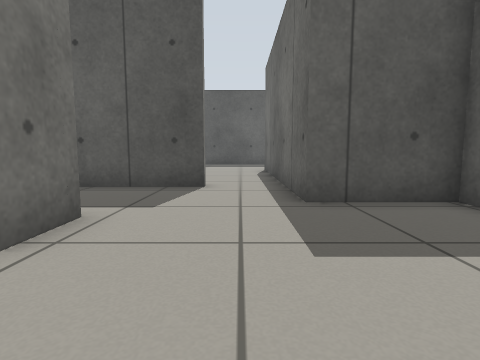
[1] (above)

24 first-person views from a walk through a robot-simulator world made for Gazebo. The camera is 0.5 m above the floor, tilts 6° down and sees 80° across. The floor is counted in squares, 0.5 m on a side. Each view is taken from the middle of a square. On the plan, view 1 faces up. The plan holds only what a view shows up to about 11 squares ahead; the rest is blank.

[2]
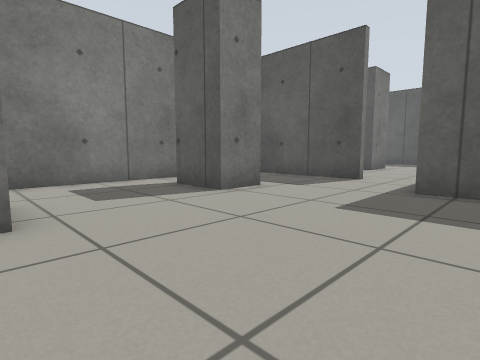

[3]
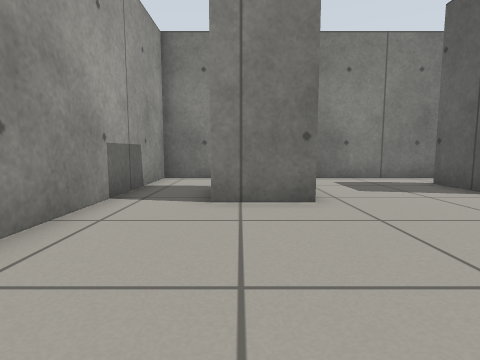

[4]
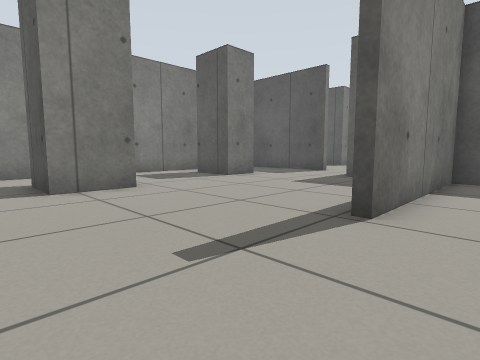

[5]
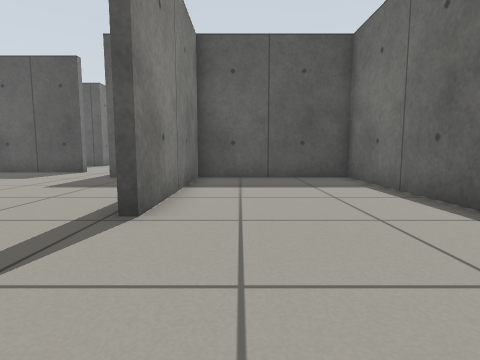

[6]
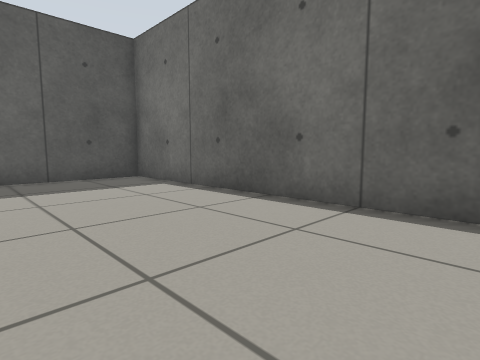

[7]
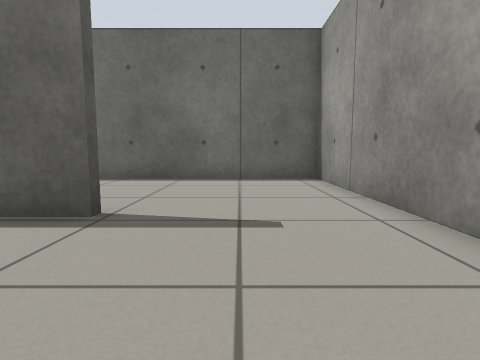

[8]
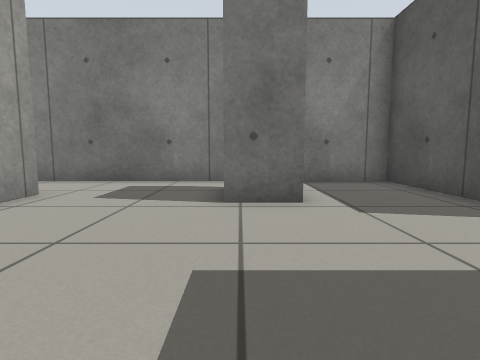

[9]
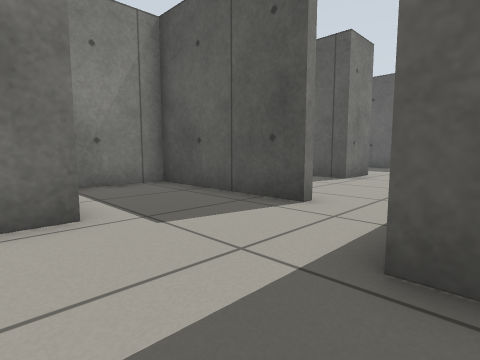

[10]
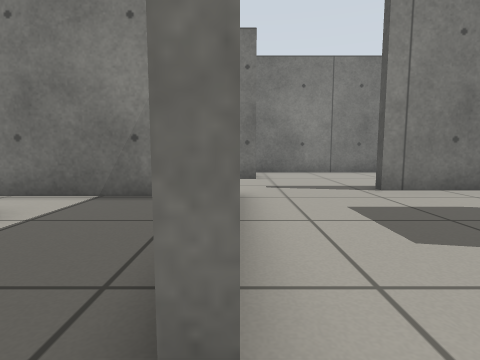

[11]
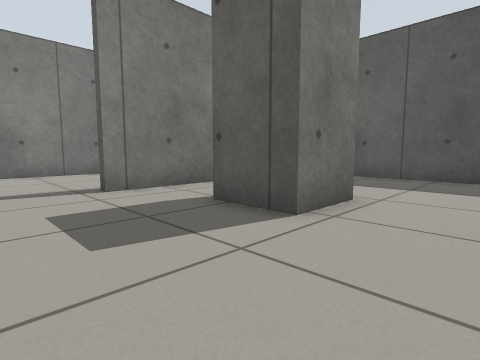

[12]
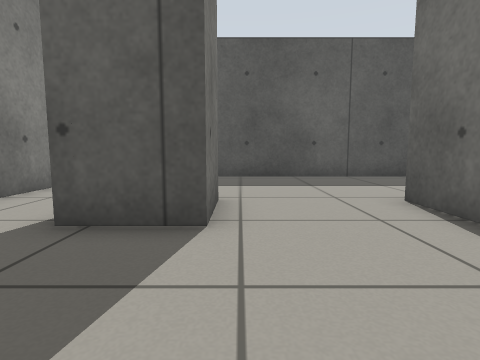

[13]
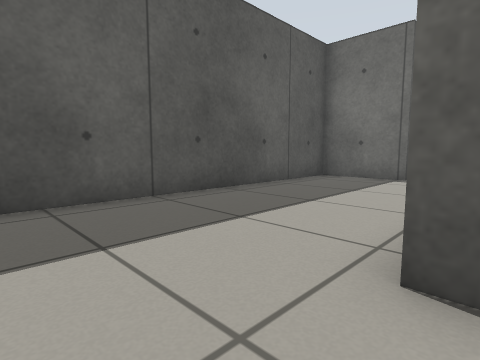

[14]
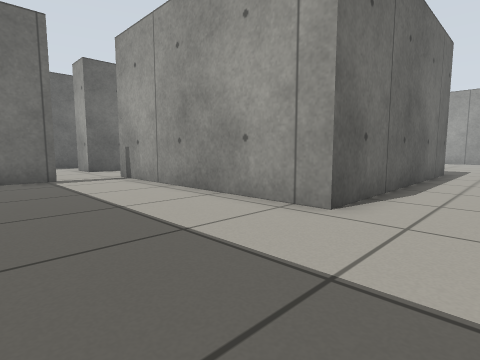

[15]
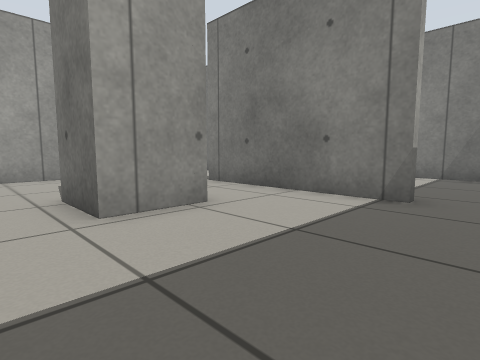

[16]
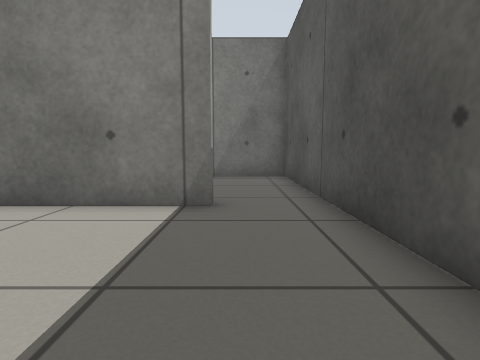

[17]
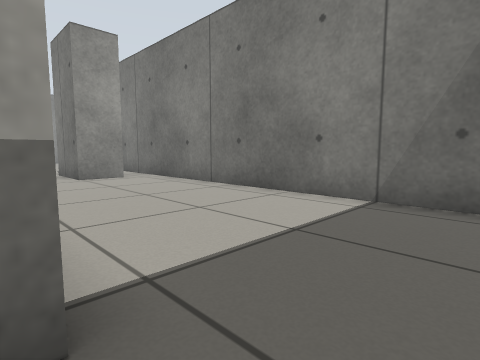

[18]
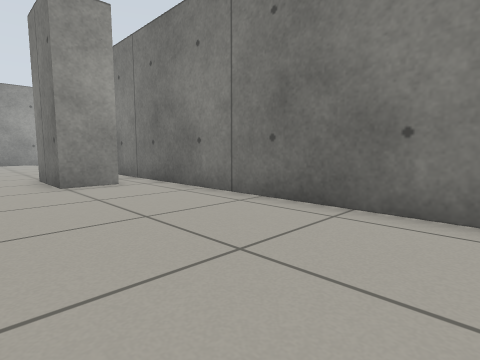

[19]
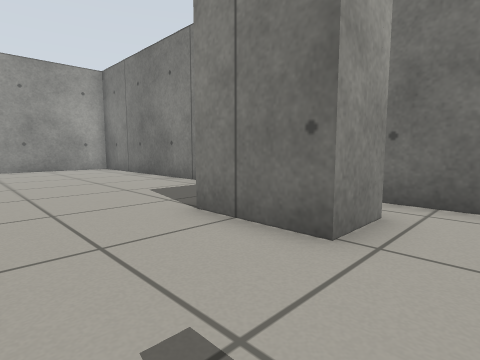

[20]
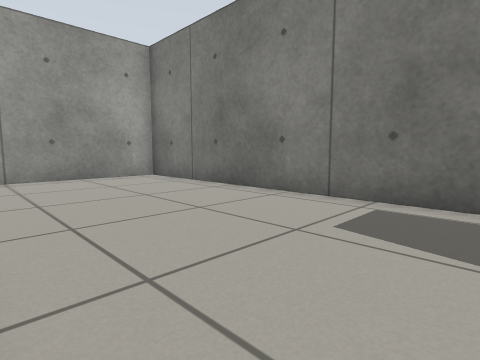

[21]
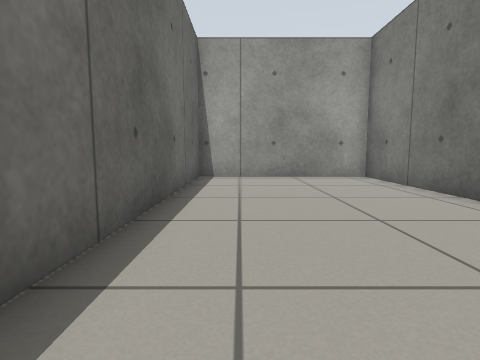

[22]
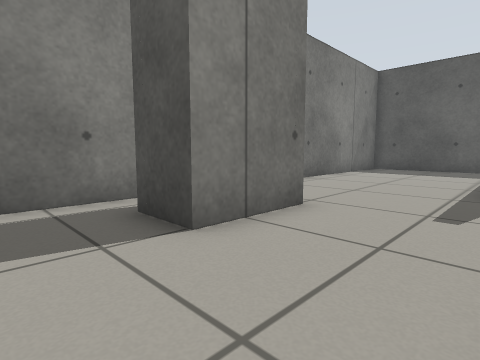

[23]
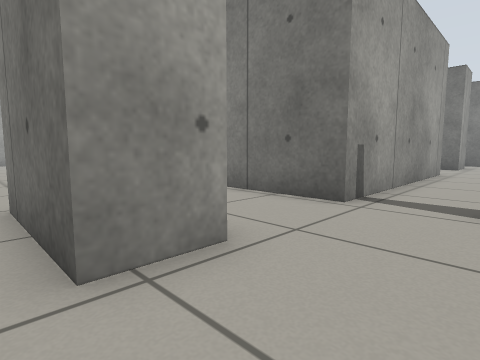

[24]
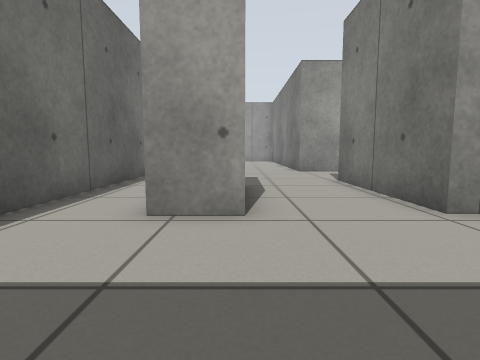

### Floor plan
Points are (right, up) in squares from view 1. A wall is a line through its corners. A room is listed if a view was taken in it or the views show most of it. See-through windows are left out.
Room 1 (views 1, 2, 3, 7, 8, 9)
walls: (-1.4, -1.5) (-1.4, -3.5) (-3.5, -3.5); (-3.5, -1.5) (-2.3, -1.5); (-2.4, 4.3) (-2.4, 2.7) (-4.4, 2.7); (4.2, -0.9) (4.2, 0.6); (3.1, -5.7) (4.6, -5.7); (4.2, 5.4) (1.3, 5.4) (1.3, 7.6); (-1, 7.7) (-6.2, 7.7) (-6.2, -5.7) (0.9, -5.7)
ways out: opening at (4, -3) to room 2; opening at (0, 8) to room 3
Room 2 (views 4, 5, 6)
walls: (4.6, -5.7) (9.9, -5.7) (9.9, 5.4) (4.5, 5.4) (4.5, -0.9)
ways out: opening at (4, -3) to room 1
Room 3 (views 10, 11, 12, 13, 14, 15, 16)
walls: (-4.5, 14.7) (-2.4, 14.7) (-2.4, 12.7) (-4.5, 12.7); (-1, 8.1) (-1, 7.7); (-7, 17.6) (-7, 11.5); (1.3, 7.6) (1.3, 14.7) (9.8, 14.7); (-3.5, 8) (-1.9, 8); (9.4, 16.6) (9.4, 19.7) (-6.5, 19.7)
ways out: opening at (0, 8) to room 1; opening at (-7, 18.5) to room 4; opening at (-6.3, 10) to room 4; opening at (9, 15.5) to room 6
Room 4 (views 17, 18, 19)
walls: (-11.5, 8.6) (-9.9, 8.6); (-6.5, 19.7) (-12.7, 19.7) (-12.7, 8.5)
ways out: opening at (-7, 18.5) to room 3; opening at (-6.3, 10) to room 3; opening at (-9, 9) to room 5
Room 5 (views 20, 21, 22)
walls: (-9.9, 8.6) (-9.9, 6.1) (-11.5, 6.1); (-12.7, 8.5) (-12.7, -5.7) (-6.5, -5.7) (-6.5, 3.4)
ways out: opening at (-9, 9) to room 4
Room 6 (views 23, 24)
walls: (16.7, 7.9) (16.7, 14.8); (12.9, 14.7) (14.4, 14.7) (14.4, 11.1); (9.8, 14.7) (9.8, 9.5)
ways out: opening at (9, 15.5) to room 3; opening at (10, 7.5)

Where each view was taken, in squares from view 1:
view 1: 0 up, 0 right, facing up
view 2: 2 down, 3 right, facing up-left
view 3: 3 down, 4 right, facing left
view 4: 5 down, 6 right, facing up-left
view 5: 5 down, 6 right, facing up
view 6: 5 down, 5 right, facing up-right
view 7: 3 down, 0 right, facing right
view 8: 3 up, 3 right, facing left
view 9: 3 up, 2 right, facing up-left
view 10: 8 up, 0 right, facing left
view 11: 9 up, 0 right, facing up-left
view 12: 9 up, 2 left, facing up
view 13: 14 up, 1 left, facing up-right
view 14: 19 up, 1 left, facing down-right
view 15: 19 up, 1 left, facing down-left
view 16: 18 up, 2 left, facing left
view 17: 19 up, 7 left, facing down-left
view 18: 17 up, 8 left, facing down-left
view 19: 10 up, 7 left, facing down-left
view 20: 5 up, 7 left, facing down-left
view 21: 5 up, 8 left, facing down
view 22: 4 up, 7 left, facing up-left
view 23: 17 up, 15 right, facing down-left
view 24: 19 up, 13 right, facing down
